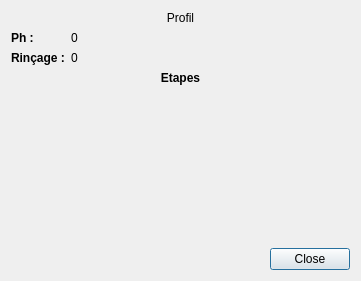
<?xml version="1.0" encoding="UTF-8"?>
<ui version="4.0">
 <class>DialogMashDetail</class>
 <widget class="QDialog" name="DialogMashDetail">
  <property name="geometry">
   <rect>
    <x>0</x>
    <y>0</y>
    <width>361</width>
    <height>281</height>
   </rect>
  </property>
  <property name="windowTitle">
   <string>Dialog</string>
  </property>
  <layout class="QGridLayout" name="gridLayout">
   <item row="0" column="0">
    <layout class="QVBoxLayout" name="verticalLayout">
     <item>
      <widget class="QLabel" name="labelMashName">
       <property name="text">
        <string>&lt;html&gt;&lt;head/&gt;&lt;body&gt;&lt;p align=&quot;center&quot;&gt;Profil&lt;/p&gt;&lt;/body&gt;&lt;/html&gt;</string>
       </property>
       <property name="margin">
        <number>20</number>
       </property>
      </widget>
     </item>
     <item>
      <layout class="QFormLayout" name="formLayout">
       <property name="fieldGrowthPolicy">
        <enum>QFormLayout::ExpandingFieldsGrow</enum>
       </property>
       <item row="0" column="1">
        <widget class="QLabel" name="labelPhValue">
         <property name="text">
          <string>0</string>
         </property>
        </widget>
       </item>
       <item row="1" column="0">
        <widget class="QLabel" name="labelSparge">
         <property name="text">
          <string>&lt;html&gt;&lt;head/&gt;&lt;body&gt;&lt;p&gt;&lt;span style=&quot; font-weight:600;&quot;&gt;Rinçage :&lt;/span&gt;&lt;/p&gt;&lt;/body&gt;&lt;/html&gt;</string>
         </property>
        </widget>
       </item>
       <item row="1" column="1">
        <widget class="QLabel" name="labelSpargeValue">
         <property name="text">
          <string>0</string>
         </property>
        </widget>
       </item>
       <item row="0" column="0">
        <widget class="QLabel" name="labelPh">
         <property name="text">
          <string>&lt;html&gt;&lt;head/&gt;&lt;body&gt;&lt;p&gt;&lt;span style=&quot; font-weight:600;&quot;&gt;Ph : &lt;/span&gt;&lt;/p&gt;&lt;/body&gt;&lt;/html&gt;</string>
         </property>
        </widget>
       </item>
      </layout>
     </item>
     <item>
      <widget class="QLabel" name="label">
       <property name="text">
        <string>&lt;html&gt;&lt;head/&gt;&lt;body&gt;&lt;p align=&quot;center&quot;&gt;&lt;span style=&quot; font-weight:600;&quot;&gt;Etapes&lt;/span&gt;&lt;/p&gt;&lt;/body&gt;&lt;/html&gt;</string>
       </property>
       <property name="margin">
        <number>20</number>
       </property>
      </widget>
     </item>
     <item>
      <layout class="QFormLayout" name="formSteps"/>
     </item>
     <item>
      <spacer name="verticalSpacer">
       <property name="orientation">
        <enum>Qt::Vertical</enum>
       </property>
       <property name="sizeHint" stdset="0">
        <size>
         <width>20</width>
         <height>40</height>
        </size>
       </property>
      </spacer>
     </item>
    </layout>
   </item>
   <item row="1" column="0">
    <widget class="QDialogButtonBox" name="buttonBox">
     <property name="orientation">
      <enum>Qt::Horizontal</enum>
     </property>
     <property name="standardButtons">
      <set>QDialogButtonBox::Close</set>
     </property>
    </widget>
   </item>
  </layout>
 </widget>
 <resources/>
 <connections>
  <connection>
   <sender>buttonBox</sender>
   <signal>accepted()</signal>
   <receiver>DialogMashDetail</receiver>
   <slot>accept()</slot>
   <hints>
    <hint type="sourcelabel">
     <x>248</x>
     <y>254</y>
    </hint>
    <hint type="destinationlabel">
     <x>157</x>
     <y>274</y>
    </hint>
   </hints>
  </connection>
  <connection>
   <sender>buttonBox</sender>
   <signal>rejected()</signal>
   <receiver>DialogMashDetail</receiver>
   <slot>reject()</slot>
   <hints>
    <hint type="sourcelabel">
     <x>316</x>
     <y>260</y>
    </hint>
    <hint type="destinationlabel">
     <x>286</x>
     <y>274</y>
    </hint>
   </hints>
  </connection>
 </connections>
</ui>
